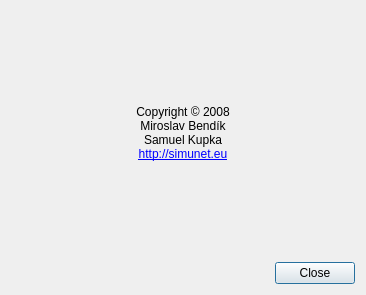
<ui version="4.0" >
 <class>AboutDlg</class>
 <widget class="QDialog" name="AboutDlg" >
  <property name="geometry" >
   <rect>
    <x>0</x>
    <y>0</y>
    <width>366</width>
    <height>295</height>
   </rect>
  </property>
  <property name="windowTitle" >
   <string>About SimuNet</string>
  </property>
  <layout class="QGridLayout" name="gridLayout" >
   <item row="0" column="0" >
    <widget class="QLabel" name="label" >
     <property name="text" >
      <string>
&lt;p align="center" style=" margin-top:0px; margin-bottom:0px; margin-left:0px; margin-right:0px; -qt-block-indent:0; text-indent:0px;">Copyright © 2008&lt;/p>
&lt;p align="center" style=" margin-top:0px; margin-bottom:0px; margin-left:0px; margin-right:0px; -qt-block-indent:0; text-indent:0px;">Miroslav Bendík&lt;/p>
&lt;p align="center" style=" margin-top:0px; margin-bottom:0px; margin-left:0px; margin-right:0px; -qt-block-indent:0; text-indent:0px;">Samuel Kupka&lt;/p>
&lt;p align="center" style=" margin-top:0px; margin-bottom:0px; margin-left:0px; margin-right:0px; -qt-block-indent:0; text-indent:0px;">&lt;a href="http://simunet.eu">&lt;span style=" text-decoration: underline; color:#0000ff;">http://simunet.eu&lt;/span>&lt;/a>&lt;/p></string>
     </property>
    </widget>
   </item>
   <item row="1" column="0" >
    <widget class="QDialogButtonBox" name="buttonBox" >
     <property name="standardButtons" >
      <set>QDialogButtonBox::Close</set>
     </property>
    </widget>
   </item>
  </layout>
 </widget>
 <resources/>
 <connections>
  <connection>
   <sender>buttonBox</sender>
   <signal>clicked(QAbstractButton*)</signal>
   <receiver>AboutDlg</receiver>
   <slot>close()</slot>
   <hints>
    <hint type="sourcelabel" >
     <x>332</x>
     <y>268</y>
    </hint>
    <hint type="destinationlabel" >
     <x>363</x>
     <y>251</y>
    </hint>
   </hints>
  </connection>
 </connections>
</ui>
